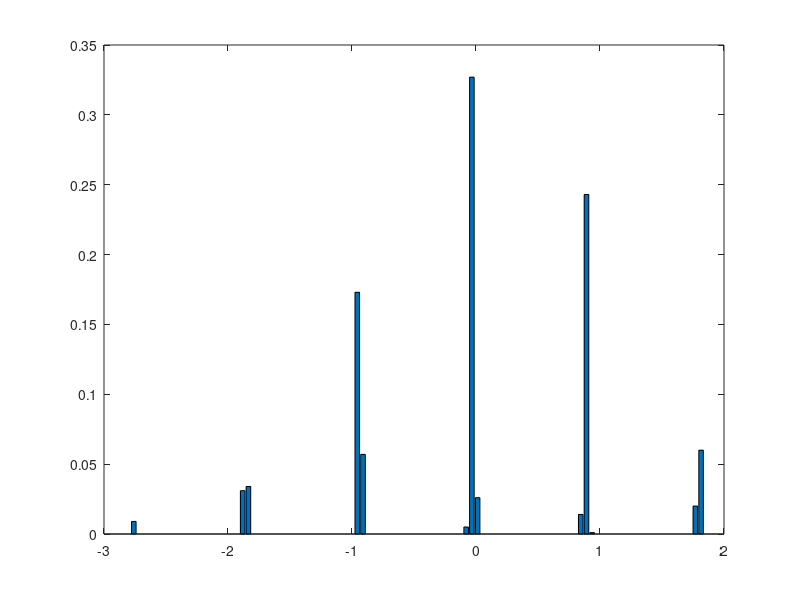

Source code (MATLAB):
close all; clear all; clc

% input n
n = input('Please input n:');

% initializing data
mu1 = 0; sigma1 = 2; mu2 = 500; sigma2 = 3; p = 0.6;

% generating Z = X + eta * Y
X = normrnd(mu1, sigma1, [1000 n]);
Y = normrnd(mu2, sigma2, [1000 n]);
eta_prime = unifrnd(0, 1, [1000 n]);
eta = zeros(1000, n); eta(eta_prime <= p) = 1;
Z = X + eta .* Y;

% computing E(Z_i) and D(Z_i) for each group
EZ = mean(mean(Z)); DZ = 0;
for i = 1 : 1000
    for j = 1 : n   DZ = DZ + (Z(i, j) - EZ) .^ 2; end
end
DZ = DZ / (n * 1000);

% calculating U
for i = 1 : 1000
    tem = 0;
    for j = 1 : n   tem = tem + Z(i, j); end
    U(i) = (tem - n * EZ) / sqrt(n * DZ);
end


% graphing
[counts, centers] = hist(U, 100);
figure
bar(centers, counts / sum(counts))

% printing data to file
fp = fopen('U_data.csv','w');
for i = 1 : 1000
    fprintf(fp, '%d,', U(i));
    for j = 1 : n   fprintf(fp, '%d,', Z(i, j)); end
    fprintf(fp, '\n');
end
fclose(fp);
